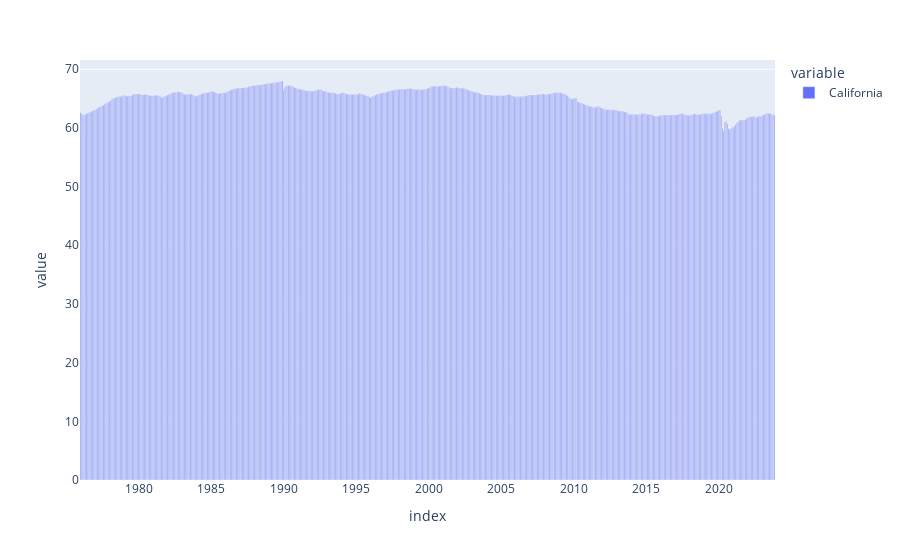

Here is the notebook cell this chart was saved with:
### Code cell
px.bar(cal_series['California'])

### Figure 1 — Plotly figure (JSON) as saved in the notebook; plotly's stock layout.template omitted (floating-point values rounded to 4 significant figures; data arrays with more than 128 entries replaced by an {"elided": "..."} marker saying what was removed)
{"data": [{"alignmentgroup": "True", "hovertemplate": "variable=California<br>index=%{x}<br>value=%{y}<extra></extra>", "legendgroup": "California", "marker": {"color": "#636efa", "pattern": {"shape": ""}}, "name": "California", "offsetgroup": "California", "orientation": "v", "showlegend": true, "textposition": "auto", "type": "bar", "x": {"elided": "575 str values"}, "xaxis": "x", "y": {"elided": "575 float values"}, "yaxis": "y"}], "layout": {"barmode": "relative", "legend": {"title": {"text": "variable"}, "tracegroupgap": 0}, "margin": {"t": 60}, "xaxis": {"anchor": "y", "domain": [0, 1], "title": {"text": "index"}}, "yaxis": {"anchor": "x", "domain": [0, 1], "title": {"text": "value"}}}}
